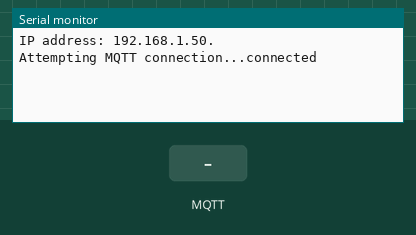
Simulated run of this sketch. Board: Arduino Uno, built with avr-gcc and run on an emulated ATmega328P. On the bench: the last lines printed to the serial monitor. The inputs (shaded band) are chosen by the test bench. WiFi joins after 1.5 s; servers stay silent unless stated; no MQTT or app messages arrive unless stated.

Above: at 4.2 s.
4.3 s: MQTT message "1" arrives on the first subscribed topic
At 5.4 s:
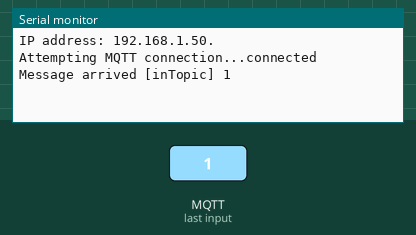
5.8 s: MQTT message "on" arrives on the first subscribed topic
At 6.5 s:
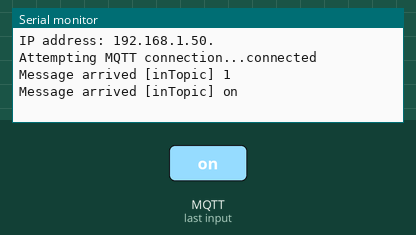
7.3 s: MQTT message "off" arrives on the first subscribed topic
At 7.7 s:
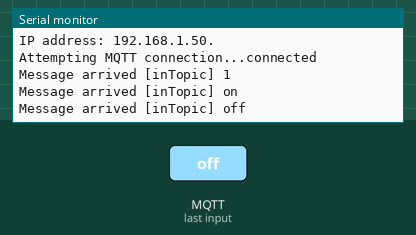

The sketch:

mqtt_basic_MASZ.ino
```cpp
/*
 Basic MQTT example

 This sketch demonstrates the basic capabilities of the library.
 It connects to an MQTT server then:
  - publishes "hello world" to the topic "outTopic"
  - subscribes to the topic "inTopic", printing out any messages
    it receives. NB - it assumes the received payloads are strings not binary

 It will reconnect to the server if the connection is lost using a blocking
 reconnect function. See the 'mqtt_reconnect_nonblocking' example for how to
 achieve the same result without blocking the main loop.

*/

#include <SPI.h>
#include <Ethernet.h>
#include <PubSubClient.h>

// Update these with values suitable for your network.
byte mac[]    = {  0xDE, 0xED, 0xBA, 0xFE, 0xFE, 0xED };
//IPAddress ip(172, 16, 0, 100);
IPAddress server(172, 16, 32, 98);

void callback(char* topic, byte* payload, unsigned int length) {
  Serial.print("Message arrived [");
  Serial.print(topic);
  Serial.print("] ");
  for (int i=0;i<length;i++) {
    Serial.print((char)payload[i]);
  }
  Serial.println();
}

EthernetClient ethClient;
PubSubClient client(ethClient);

void reconnect() {
  // Loop until we're reconnected
  while (!client.connected()) {
    Serial.print("Attempting MQTT connection...");
    // Attempt to connect
    if (client.connect("arduinoClient")) {
      Serial.println("connected");
      // Once connected, publish an announcement...
      client.publish("outTopic","hello world");
      // ... and resubscribe
      client.subscribe("inTopic");
    } else {
      Serial.print("failed, rc=");
      Serial.print(client.state());
      Serial.println(" try again in 5 seconds");
      // Wait 5 seconds before retrying
      delay(5000);
    }
  }
}

void setup()
{
  Serial.begin(57600);

  client.setServer(server, 1883);
  client.setCallback(callback);

  Ethernet.begin(mac);
  // Allow the hardware to sort itself out
  delay(1500);

  Serial.print(F("IP address: "));
  for (byte thisByte = 0; thisByte < 4; thisByte++)
  {
    // print the value of each byte of the IP address:
    Serial.print(Ethernet.localIP()[thisByte], DEC);
    Serial.print(F("."));
  }
  Serial.println();
}

void loop()
{
  if (!client.connected()) {
    reconnect();
  }
  client.loop();
}
```

Measured:
- after the input at 4.3 s, the serial monitor: prints a new line at once (image 1)
- after the input at 5.8 s, the serial monitor: prints a new line at once (image 2)
- after the input at 7.3 s, the serial monitor: prints a new line at once (image 3)
